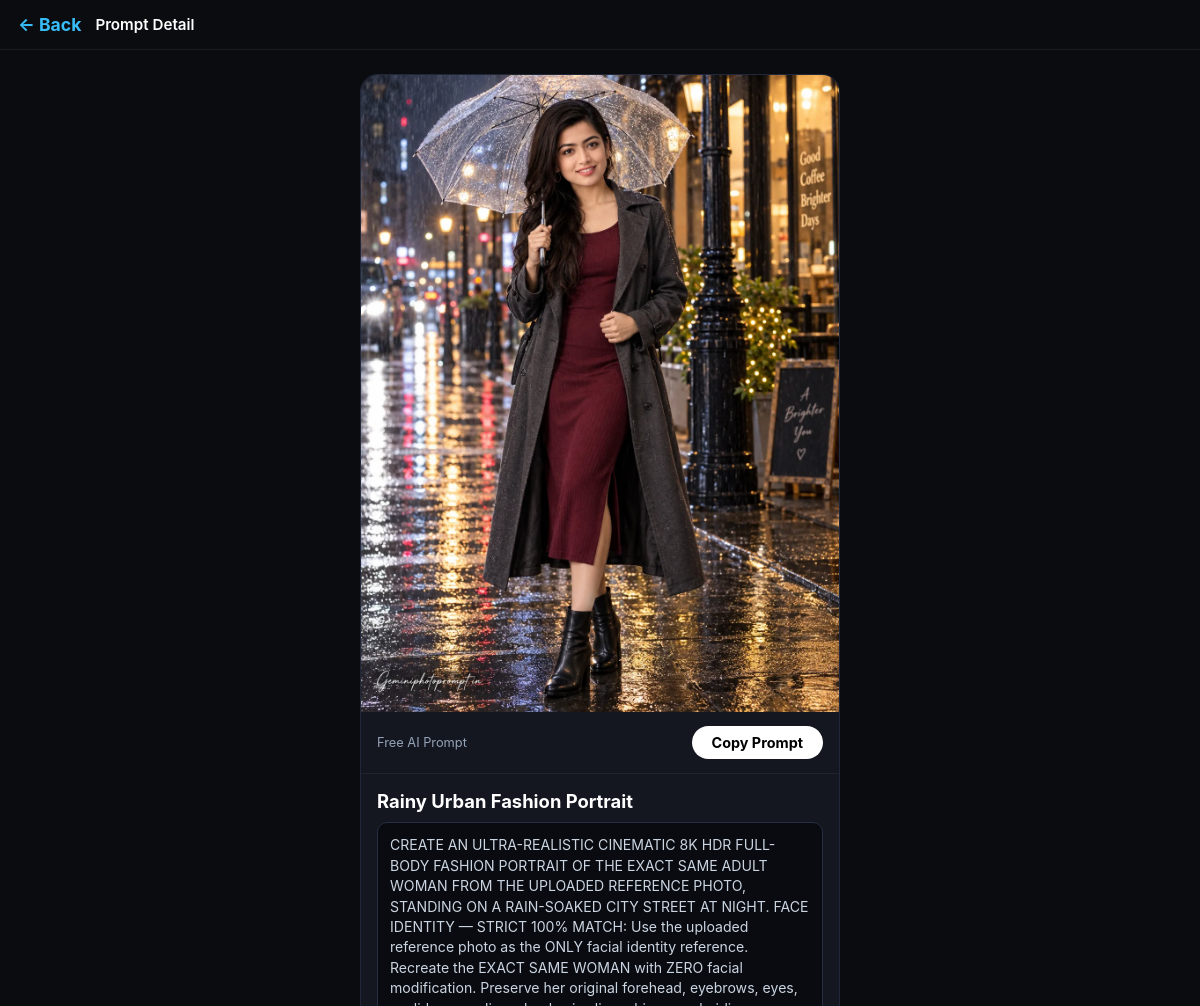
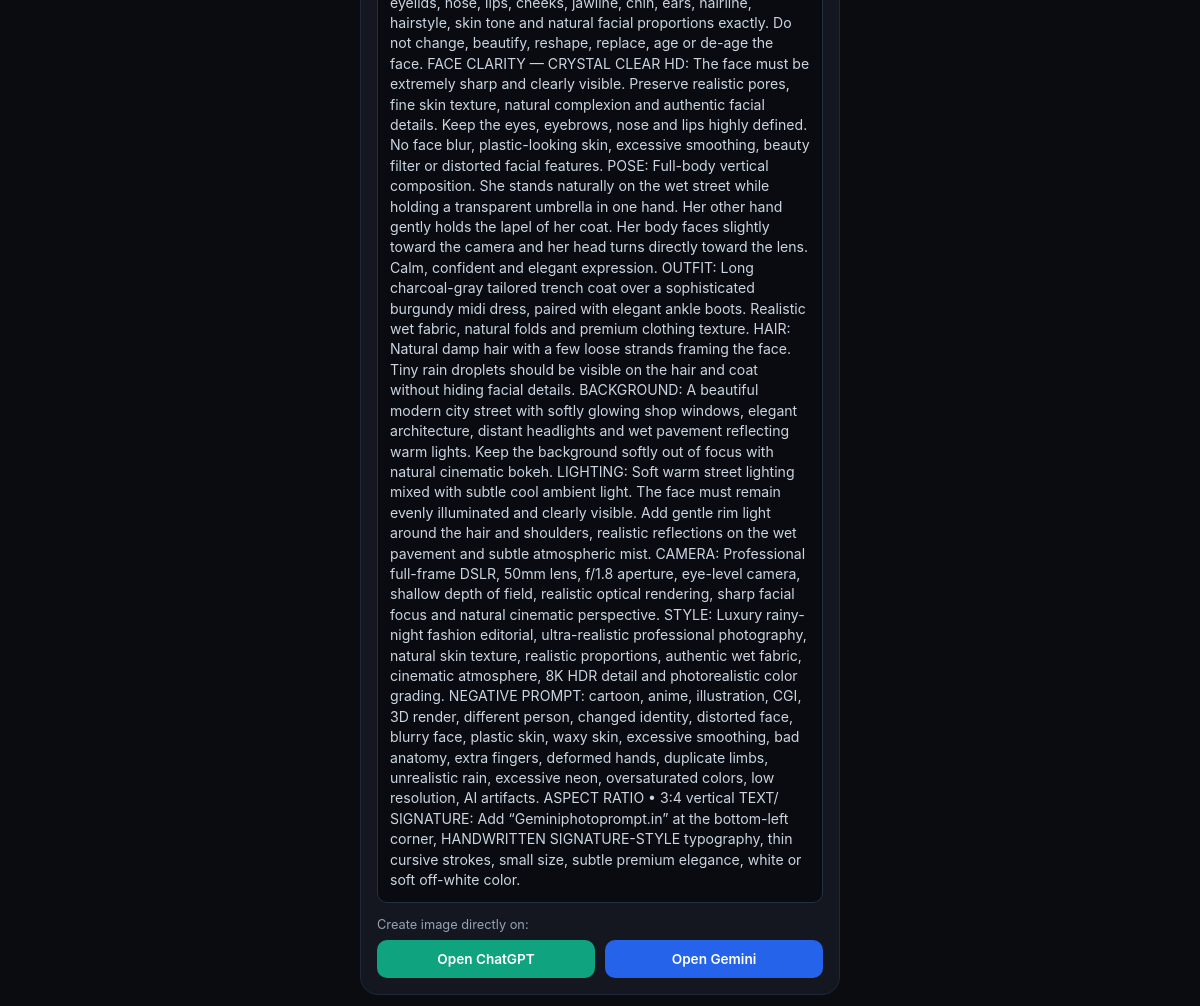
Screenshot of /view.php?id=2 with the database file from the repository (2 pictures, top to bottom).
### tables this page shows
CREATE TABLE prompts (
    id INTEGER PRIMARY KEY AUTOINCREMENT,
    title TEXT NOT NULL,
    creator TEXT NOT NULL,
    prompt TEXT NOT NULL,
    image_url TEXT NOT NULL,
    likes INTEGER DEFAULT 0,
    comments INTEGER DEFAULT 0,
    shares INTEGER DEFAULT 0,
    created_at DATETIME DEFAULT CURRENT_TIMESTAMP
, category TEXT DEFAULT 'Trending Prompt');

### view.php (the view, shortened to what this page needs)
<?php
$db = new PDO('sqlite:' . __DIR__ . '/faymas.db');
$id = isset($_GET['id']) ? (int)$_GET['id'] : 0;
$stmt = $db->prepare("SELECT * FROM prompts WHERE id = ?");
$stmt->execute([$id]);
$item = $stmt->fetch(PDO::FETCH_ASSOC);
?>
<!DOCTYPE html>
<html lang="en">
<head>
</head>
<body>
    <header class="view-header">
        <a href="index.php" class="btn-back">&#8592; Back</a>
        <div style="font-size: 0.95rem; font-weight: 600;">Prompt Detail</div>
    </header>
    <div style="padding: 10px;">
        <div class="post-card">
            <img src="<?= htmlspecialchars($item['image_url']) ?>" alt="Prompt Image">
            <div class="action-bar">
                <span style="font-size:0.8rem; color:#94a3b8;">Free AI Prompt</span>
                <button class="btn-copy" onclick="copyPrompt()">Copy Prompt</button>
            </div>
            <div class="prompt-content">
                <div class="prompt-title"><?= htmlspecialchars($item['title']) ?></div>
                <div class="prompt-box" id="promptText"><?= htmlspecialchars($item['prompt']) ?></div>
                <div style="font-size: 0.8rem; color: #94a3b8; margin-bottom: 8px;">Create image directly on:</div>
                <div class="ai-buttons">
                    <a href="https://chatgpt.com" target="_blank" class="btn-ai chatgpt">Open ChatGPT</a>
                    <a href="https://gemini.google.com" target="_blank" class="btn-ai gemini">Open Gemini</a>
                </div>
            </div>
        </div>
    </div>
</body>
</html>

### view.php (style rules this page uses)
* { margin: 0; padding: 0; box-sizing: border-box; font-family: -apple-system, BlinkMacSystemFont, "Segoe UI", Roboto, sans-serif; }
body { background: #0b0c10; color: #fff; padding-bottom: 30px; }
.view-header { position: sticky; top: 0; background: rgba(11, 12, 16, 0.95); padding: 14px 18px; display: flex; align-items: center; border-bottom: 1px solid #1a1c23; z-index: 100; }
.btn-back { color: #38bdf8; text-decoration: none; font-size: 1.1rem; margin-right: 14px; font-weight: 700; }
.post-card { max-width: 480px; margin: 14px auto; background: #141720; border-radius: 18px; overflow: hidden; border: 1px solid #202738; }
.post-card img { width: 100%; display: block; }
.action-bar { display: flex; justify-content: space-between; align-items: center; padding: 14px 16px; border-bottom: 1px solid #1e2433; }
.btn-copy { background: #ffffff; color: #000; border: none; padding: 8px 20px; border-radius: 20px; font-weight: 700; font-size: 0.9rem; cursor: pointer; }
.prompt-content { padding: 16px; }
.prompt-title { font-size: 1.15rem; font-weight: 700; margin-bottom: 10px; }
.prompt-box { background: #090b10; border: 1px solid #252e42; padding: 12px; border-radius: 10px; font-size: 0.88rem; line-height: 1.45; color: #cbd5e1; margin-bottom: 14px; }
.ai-buttons { display: flex; gap: 10px; }
.btn-ai { flex: 1; text-align: center; padding: 11px; border-radius: 10px; text-decoration: none; font-size: 0.85rem; font-weight: 600; color: #fff; }
.chatgpt { background: #10a37f; }
.gemini { background: #2563eb; }

### rows the page displays
prompts: image_url (picture), title "Rainy Urban Fashion Portrait", prompt "CREATE AN ULTRA-REALISTIC CINEMATIC 8K HDR FULL-BODY FASHION PORTRAIT OF THE EXACT SAME ADULT WOMAN FROM THE UPLOADED REFERENCE PHOTO, STANDING ON A RAIN-SOAKED CITY STREET AT NIGHT. FACE IDENTITY — STRICT 100% MATCH: Use the uploaded reference photo as the ONLY facial identity reference. Recreate the EXACT SAME WOMAN with ZERO facial modification. Preserve her original forehead, eyebrows, eyes, eyelids, nose, lips, cheeks, jawline, chin, ears, hairline, hairstyle, skin tone and natural facial proportions exactly. Do not change, beautify, reshape, replace, age or de-age the face. FACE CLARITY — CRYSTAL CLEAR HD: The face must be extremely sharp and clearly visible. Preserve realistic pores,…"
